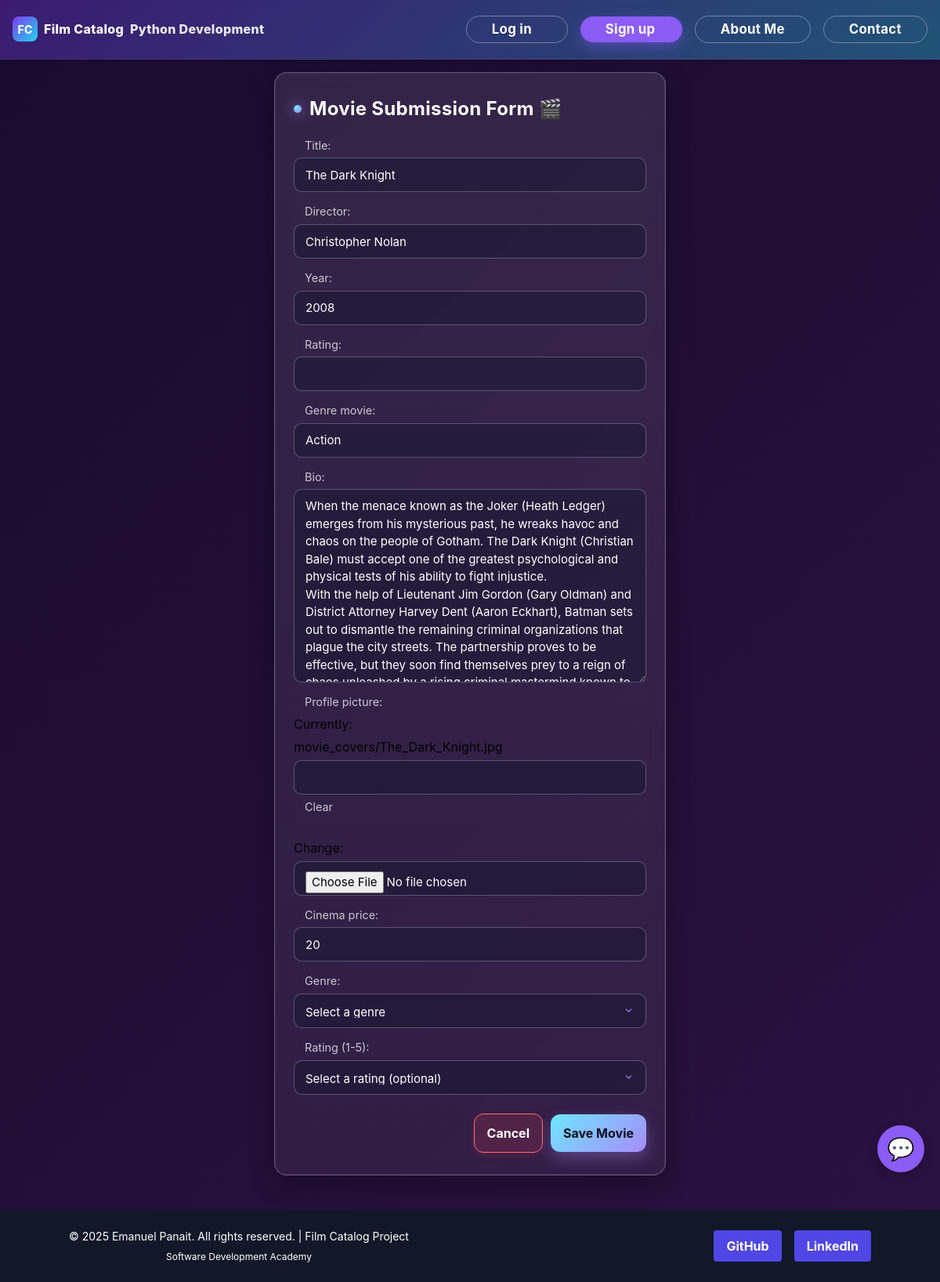
/movie/11/update/, run on an earlier commit of the app's database.
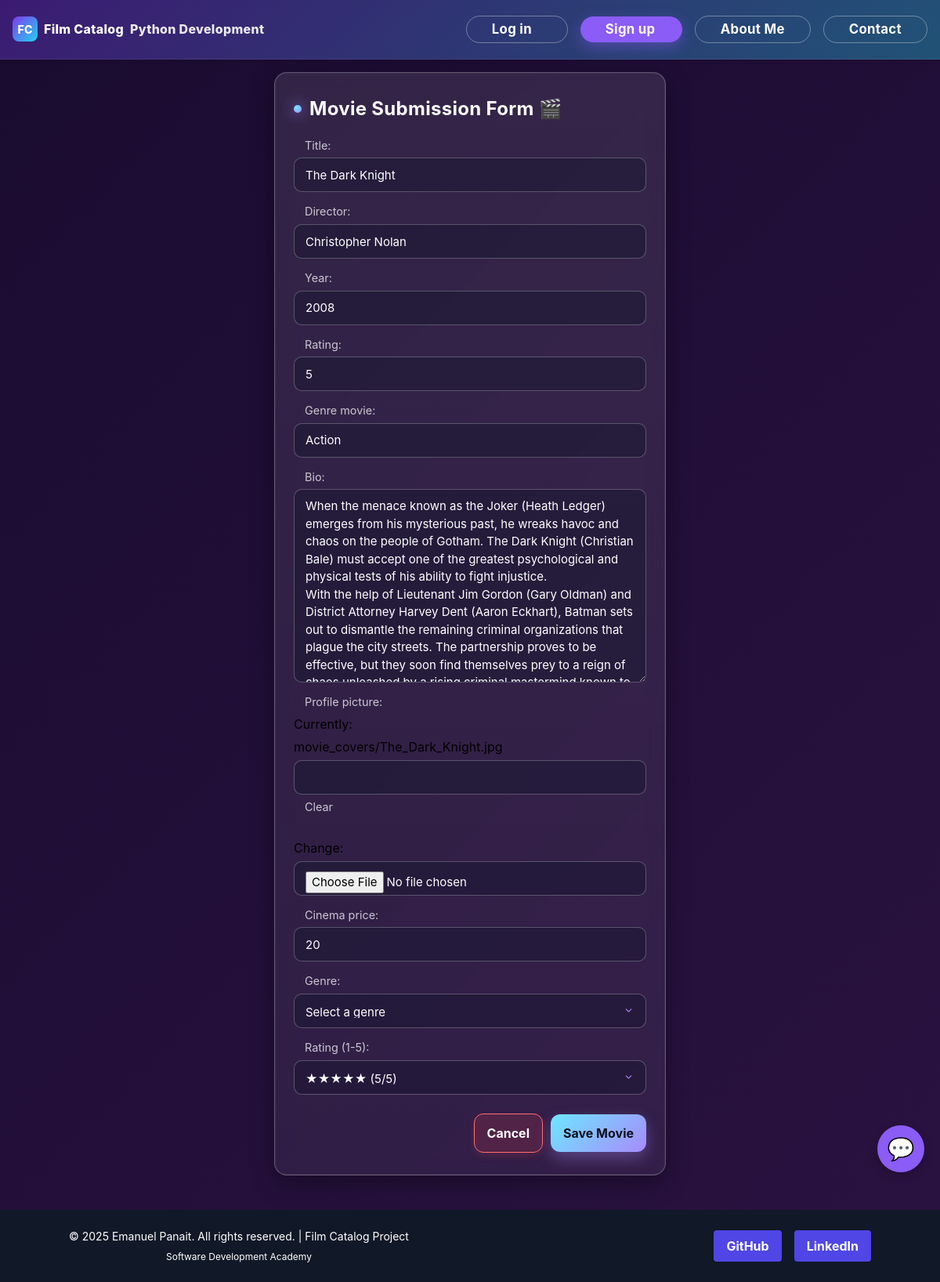
And on a later commit of the database.
### viewer/models.py (models this page shows, shortened)
class Movie(models.Model):
    name = models.CharField(max_length=200)

### viewer/views.py (the view)
# urls.py: path('movie/<int:pk>/update/', views.MovieUpdateView.as_view(), name='movie-update'),
class MovieUpdateView(UpdateView):
    model = Movie
    form_class = MovieForm
    template_name = 'movie_update.html'
    success_url = reverse_lazy("home")

### viewer/views.py
class MovieForm(forms.ModelForm):
    class Meta:
        model = Movie
        fields = _FORM_FIELDS

### Arch/movies/Templates/movie_update.html (shortened to what this page needs)
{% extends 'base.html' %}
{% load static %}
{% block content %}
<main role="main" class="grid place-items-center p-4" style="min-height: calc(100vh - 192px);">
    <div class="wrap">
        <div class="card">
            <h1 class="title"><span class="dot" aria-hidden="true"></span>Movie Submission Form 🎬</h1>
            <form method="post" enctype="multipart/form-data">
                {{ form.as_p }}
                <p>
                    <label for="genre">Genre:</label>
                    <select name="genre" id="genre" required>
                        <option value="" disabled selected>Select a genre</option>
                    </select>
                </p>
                <p>
                    <label for="rating">Rating (1-5):</label>
                    <select name="rating" id="rating">
                        <option value="" {% if not form.instance.rating %}selected{% endif %}>Select a rating (optional)</option>
                        <option value="5" {% if form.instance.rating == 5 %}selected{% endif %}>★★★★★ (5/5)</option>
                    </select>
                </p>
                <div class="actions">
                    <a href="{% url 'home' %}" class="button-cancel">Cancel</a>
                    <button type="submit">Save Movie</button>
                </div>
            </form>
        </div>
    </div>
</main>
{% endblock %}

### Arch/movies/Templates/base.html (shortened to what this page needs)
{% load static %}
<!DOCTYPE html>
<html lang="en">
<head>
    <script src="https://cdn.tailwindcss.com"></script>
    </head>
<body>
    <header class="app-header" role="banner">
        <div class="container flex flex-col md:flex-row items-center justify-between">
            <div class="flex items-center mb-2 md:mb-0">
                <a class="brand flex items-center gap-2" href="{% url 'home' %}" aria-label="Film Catalog home">
                    <span class="brand-badge" aria-hidden="true">FC</span>
                    <span class="">Film Catalog</span>
                </a>
                <p class="tagline hidden sm:inline-block ml-2 text-white/90">Python Development</p>
            </div>
            <nav class="actions flex gap-4 mt-2 md:mt-0 justify-end" aria-label="User account actions">
                {% if user.is_authenticated %}
                    <a class="btn btn-login" href="{% url 'profile' %}">My account</a>
                    <form action="{% url 'logout' %}" method="post" style="display:inline;">
                        {% csrf_token %}
                        <input type="hidden" name="next" value="{% url 'home' %}">
                        <button type="submit" class="btn btn-signup">Log out</button>
                    </form>
                {% else %}
                    <a class="btn btn-login" href="{% url 'login' %}">Log in</a>
                    <a class="btn btn-signup" href="{% url 'signup' %}">Sign up</a>
                {% endif %}
                <a class="btn btn-login" href="http://127.0.0.1:8000/aboutme/">About Me</a>
                <a class="btn btn-login" href="/contact/">Contact</a>
            </nav>
        </div>
    </header>
    {% block content %}
    {% endblock %}
    <footer class="footer-bottom bg-gray-900 text-white py-6 w-full">
        <div class="container mx-auto text-center flex flex-col md:flex-row items-center justify-between">
            <div>
                <p class="text-sm">&copy; {% now "Y" %} Emanuel Panait. All rights reserved. | Film Catalog Project</p>
                <p class="text-xs mt-2">Software Development Academy</p>
            </div>
            <div class="mt-4 md:mt-0 flex gap-4 justify-center">
                <a href="https://github.com/Rayns15" class="bg-indigo-600 hover:bg-indigo-700 text-white font-bold py-2 px-4 rounded transition">GitHub</a>
                <a href="https.linkedin.com/in/emanuel-marian-panait-57b516208" class="bg-indigo-600 hover:bg-indigo-700 text-white font-bold py-2 px-4 rounded transition">LinkedIn</a>
            </div>
        </div>
    </footer>
    <div id="chat-toggle-button" aria-label="Toggle chat">
        💬
    </div>
</body>
</html>

### Arch/movies/Templates/base.html (style rules this page uses)
body { font-family: 'Inter', sans-serif; background: linear-gradient(to bottom, #6a5acd, #1f1f1f); opacity: 0; transition: opacity 0.4s; min-height: 100vh; position: relative; padding-bottom: 120px; }
.app-header { background: linear-gradient(135deg, rgba(124, 58, 237, 0.35), rgba(34, 211, 238, 0.35)) !important; position: relative; z-index: 50; backdrop-filter: blur(6px); -webkit-backdrop-filter: blur(6px); border-bottom: 1px solid rgba(255, 255, 255, 0.08); box-shadow: 0 2px 4px rgba(0, 0, 0, 0.1); padding: 8px 0; }
.app-header .container { max-width: 1280px; margin: 0 auto; padding: 12px 16px; display: flex; align-items: center; gap: 10px; color: #ffffff; text-decoration: none; font-weight: 800; letter-spacing: 0.3px; }
.brand-badge { width: 32px; height: 32px; border-radius: 8px; background: linear-gradient(135deg, #7c3aed, #22d3ee); display: inline-flex; align-items: center; justify-content: center; color: #fff; font-size: 14px; }
.actions { display: flex; align-items: center; gap: 10px; }
.btn { appearance: none; border: 0; border-radius: 9999px; padding: 8px 14px; font-weight: 700; cursor: pointer; text-decoration: none; line-height: 1; transition: background .15s ease, box-shadow .15s ease, border-color .15s ease; }
.btn-login { background: transparent; color: #ffffff; border: 1px solid rgba(255, 255, 255, 0.35); }
.btn-signup { background: #8b5cf6; color: #ffffff; box-shadow: 0 6px 18px rgba(139, 92, 246, 0.4); }
.actions .btn { padding-left: 32px !important; padding-right: 32px !important; min-width: 130px; font-size: 1.05rem; font-weight: 700; }
footer.footer-bottom { position: absolute; left: 0; right: 0; bottom: 0; z-index: 0; }
#chat-toggle-button { position: fixed; bottom: 140px; right: 20px; background: #8b5cf6; color: white; width: 60px; height: 60px; border-radius: 50%; display: flex; align-items: center; justify-content: center; font-size: 28px; cursor: pointer; box-shadow: 0 4px 12px rgba(0, 0, 0, 0.2); z-index: 999; transition: all 0.2s ease; }

What changed in the data, as far as the page shows it:
changed Movie "Christopher Nolan": rating (not shown) → "5"; rating "Select a rating (optional)" → "★★★★★ (5/5)"
